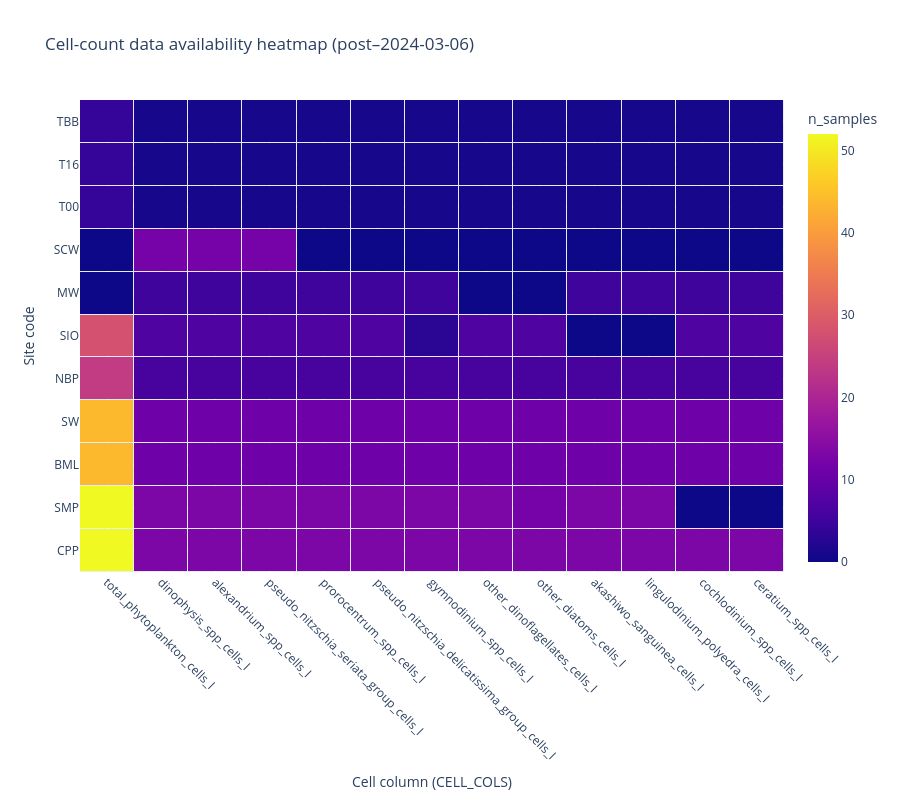

Notebook cell for this chart:
### Code cell
# --- Columns ---
site_col = "site_code"
if site_col not in df.columns and "location_code" in df.columns:
    df = df.rename(columns={"location_code": site_col})

CELL_COLS = [c for c in df.columns if c.endswith("_cells_l")]

# --- Build count matrix: non-null count per (site, cell_col) ---
counts = (
    df[[site_col] + CELL_COLS]
    .melt(id_vars=site_col, value_vars=CELL_COLS, var_name="cell_col", value_name="cells")
    .assign(has_data=lambda x: x["cells"].notna())
    .groupby([site_col, "cell_col"])["has_data"]
    .sum()
    .reset_index(name="n_samples")
)

heat = (
    counts.pivot(index=site_col, columns="cell_col", values="n_samples")
    .fillna(0)
)

# Optional: sort to make patterns clearer (comment out if you want original order)
heat = heat.loc[
    heat.sum(axis=1).sort_values(ascending=False).index,
    heat.sum(axis=0).sort_values(ascending=False).index
]

# --- Plot with visible "grid lines" via xgap/ygap ---
fig = go.Figure(
    data=go.Heatmap(
        z=heat.values,
        x=heat.columns.tolist(),
        y=heat.index.tolist(),
        colorbar=dict(title="n_samples"),
        xgap=1,   # <-- creates vertical gridlines
        ygap=1,   # <-- creates horizontal gridlines
    )
)

fig.update_layout(
    title="Cell-count data availability heatmap (post–2024-03-06)",
    height=800,
    xaxis=dict(title="Cell column (CELL_COLS)", tickangle=45),
    yaxis=dict(title="Site code"),
)

fig.show()

### Figure 1 — Plotly figure (JSON) as saved in the notebook; plotly's stock layout.template omitted (floating-point values rounded to 4 significant figures; data arrays with more than 128 entries replaced by an {"elided": "..."} marker saying what was removed)
{"data": [{"colorbar": {"title": {"text": "n_samples"}}, "type": "heatmap", "x": ["total_phytoplankton_cells_l", "dinophysis_spp_cells_l", "alexandrium_spp_cells_l", "pseudo_nitzschia_seriata_group_cells_l", "prorocentrum_spp_cells_l", "pseudo_nitzschia_delicatissima_group_cells_l", "gymnodinium_spp_cells_l", "other_dinoflagellates_cells_l", "other_diatoms_cells_l", "akashiwo_sanguinea_cells_l", "lingulodinium_polyedra_cells_l", "cochlodinium_spp_cells_l", "ceratium_spp_cells_l"], "xgap": 1, "y": ["CPP", "SMP", "BML", "SW", "NBP", "SIO", "MW", "SCW", "T00", "T16", "TBB"], "ygap": 1, "z": {"elided": "11x13 int values"}}], "layout": {"height": 800, "title": {"text": "Cell-count data availability heatmap (post–2024-03-06)"}, "xaxis": {"tickangle": 45, "title": {"text": "Cell column (CELL_COLS)"}}, "yaxis": {"title": {"text": "Site code"}}}}
